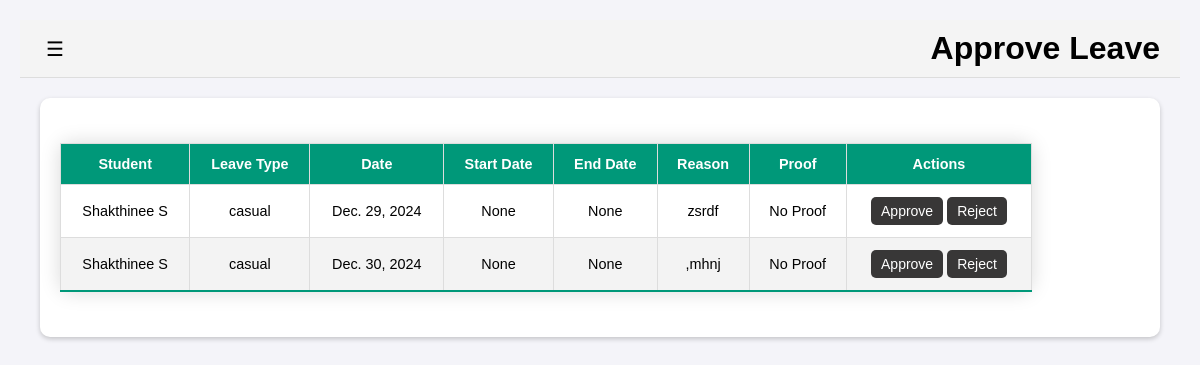
/lms/counsellor/approve/leave (signed in), run on the app's committed database.
### lms/models.py (models this page shows, shortened)
class LeaveRequest(models.Model):
    student = models.ForeignKey(Student, on_delete=models.CASCADE)
    counsellor = models.ForeignKey(Counsellor, on_delete=models.SET_NULL, null=True, blank=True)
    leave_type = models.CharField(max_length=20)
    duration = models.CharField(max_length=10)
    date = models.DateField(null=True, blank=True)
    start_date = models.DateField(null=True, blank=True)
    end_date = models.DateField(null=True, blank=True)
    reason = models.TextField()
    proof = models.FileField(upload_to='proofs/', blank=True, null=True)
    submitted_at = models.DateTimeField(auto_now_add=True)

class Student(models.Model):
    reg_no = models.CharField(max_length=12, unique=True, null=True, blank=True, default=None)  # Registration Number
    user = models.OneToOneField(User, on_delete=models.CASCADE, null=True, blank=True, default=None)  # Link to Django User model
    name = models.CharField(max_length=100)
    dob = models.DateField()
    year = models.IntegerField()
    department = models.CharField(max_length=50)
    section = models.CharField(max_length=5)
    email = models.EmailField(unique=True)
    mobile_no = models.CharField(max_length=10)
    leave_taken = models.IntegerField(default=0)
    balance_leave = models.IntegerField(default=6)
    photo = models.ImageField(upload_to='photos/', blank=True, null=True)
    counsellor = models.ForeignKey("Counsellor", on_delete=models.SET_NULL, null=True, blank=True)

### lms/views.py (the view, shortened to what this page needs)
# urls.py: path('counsellor/approve/leave', views.counsellor_approve_leave, name='counsellor_approve_leave'),
@login_required
def counsellor_approve_leave(request):
    if not hasattr(request.user, 'counsellor'):  # Ensure the user is a counsellor
        return redirect('home')  # Redirect to the home page if not a counsellor
    counsellor = request.user.counsellor
    leave_requests = LeaveRequest.objects.filter(
        status_history__status='pending',
        student__counsellor=counsellor
    ).select_related('student').distinct()
    return render(request, 'counsellor_approve_leave.html', {'leave_requests': leave_requests, 'user_role': request.user})

### templates/counsellor_approve_leave.html (shortened to what this page needs)
<!DOCTYPE html>
{% load static %}
<html lang="en">
<head>
    <link rel="stylesheet" href="{% static 'css/base.css' %}">
</head>
<body>
    <div id="wrapper">
        <div id="content">
            <header>
                <button id="sidebarToggle">&#9776;</button>
                <h1>Approve Leave</h1>
            </header>
        </div>
    </div>
    <main>
        <div class="table-container">
            <table border="1">
                <thead>
                    <tr>
                        <th>Student</th>
                        <th>Leave Type</th>
                        <th>Date</th>
                        <th>Start Date</th>
                        <th>End Date</th>
                        <th>Reason</th>
                        <th>Proof</th>
                        <th>Actions</th>
                    </tr>
                </thead>
                <tbody>
                    {% for leave in leave_requests %}
                    <tr>
                        <td>
                            <span class="tooltip" title="
                                Name: {{ leave.student.name }}
                                Reg No: {{ leave.student.reg_no }}
                                Email: {{ leave.student.email }}
                                Mobile: {{ leave.student.mobile_no }}
                            ">
                                {{ leave.student.name }}
                            </span>
                        </td>
                        <td>{{ leave.leave_type }}</td>
                        <td>{{ leave.date }}</td>
                        <td>{{ leave.start_date }}</td>
                        <td>{{ leave.end_date }}</td>
                        <td>{{ leave.reason }}</td>
                        <td>
                            {% if leave.proof %}
                            <a href="{{ leave.proof.url }}" target="_blank">View Proof</a>
                            {% else %}
                            No Proof
                            {% endif %}
                        </td>
                        <td>
                            <button class="action-button" type="button" onclick="handleApproveAction('{{ leave.id }}', 'approve')">Approve</button>
                            <button class="action-button" type="button" onclick="handleRejectAction('{{ leave.id }}', 'reject')">Reject</button>
                        </td>
                    </tr>
                    {% empty %}
                    <tr>
                        <td colspan="8" style="text-align: center;">No leave requests pending for HOD approval.</td>
                    </tr>
                    {% endfor %}
                </tbody>
            </table>
        </div>
    </main>
</body>
</html>

### static/css/base.css (style rules this page uses)
body { margin: 0; padding: 0; font-family: Arial, sans-serif; background-color: #f4f4f9; }
#wrapper { display: flex; }
#content { margin-left: 0; width: 100%; padding: 20px; transition: all 0.3s ease; }
#content header { display: flex; align-items: center; justify-content: space-between; background-color: #f4f4f4; padding: 10px 20px; border-bottom: 1px solid #ddd; }
#content header h1 { margin: 0; }
#content header button { font-size: 20px; background: none; border: none; cursor: pointer; }
table { border-collapse: collapse; margin: 25px 0; font-size: 0.9em; font-family: sans-serif; border-radius: 10px; min-width: 90%; box-shadow: 0 0 20px rgba(0, 0, 0, 0.15); }
thead tr { background-color: #009879; color: #ffffff; text-align: left; }
th, td { border: 1px solid #ddd; padding: 12px 15px; text-align: center; }
tbody tr { border-bottom: 1px solid #dddddd; }
tbody tr:nth-of-type(even) { background-color: #f3f3f3; }
tbody tr:last-of-type { border-bottom: 2px solid #009879; }
.action-button { color: white; background-color: #383737; cursor: pointer; padding: 6px 10px; font-size: 14px; border: none; border-radius: 5px; }
.table-container { background-color: white; border-radius: 10px; box-shadow: 0 2px 5px rgba(0, 0, 0, 0.2); padding: 20px; max-width: 90%; margin: auto; overflow-x: auto; -webkit-overflow-scrolling: touch; }
.tooltip { position: relative; cursor: pointer; }

### data on the page
LeaveRequest: student.name "Shakthinee S", leave_type "casual", date "Dec. 29, 2024", start_date "None", end_date "None", reason "zsrdf", proof "No Proof"
LeaveRequest: student.name "Shakthinee S", leave_type "casual", date "Dec. 30, 2024", start_date "None", end_date "None", reason ",mhnj", proof "No Proof"
